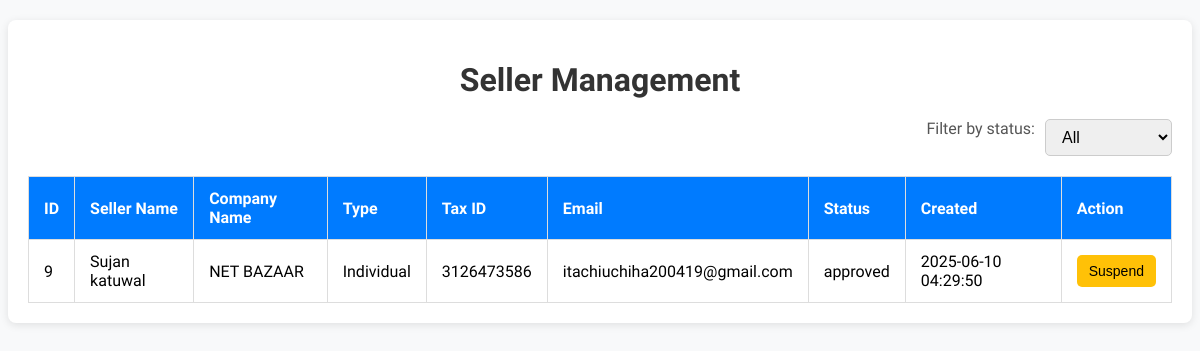
The page /admin_manage_seller.php (signed in) on the database its author committed.
### tables this page shows
CREATE TABLE `seller` (
  `seller_id` int(11) NOT NULL,
  `seller_name` varchar(100) NOT NULL,
  `company_name` varchar(150) NOT NULL,
  `company_type` enum('Individual','Private Limited','LLP','Partnership') NOT NULL,
  `tax_id` varchar(50) NOT NULL,
  `email` varchar(100) NOT NULL,
  `address` text DEFAULT NULL,
  `password` varchar(255) NOT NULL,
  `role` varchar(10) NOT NULL DEFAULT 'seller',
  `status` enum('pending','approved','suspended') DEFAULT 'pending',
  `created_at` timestamp NOT NULL DEFAULT current_timestamp(),
  `logo` varchar(255) DEFAULT NULL
);

### admin_manage_seller.php (the view, shortened to what this page needs)
<?php
require_once 'db.php';
$status_filter = isset($_GET['status']) ? $_GET['status'] : '';
$sql = "SELECT * FROM seller";
if ($status_filter && in_array($status_filter, ['pending', 'approved', 'suspended', 'rejected'])) {
    $sql .= " WHERE status = ?";
    $stmt = $conn->prepare($sql);
    $stmt->bind_param("s", $status_filter);
} else {
    $stmt = $conn->prepare($sql);
}
$stmt->execute();
$result = $stmt->get_result();
?>
<!DOCTYPE html>
<html lang="en">
<head>
    <link rel="stylesheet" href="src/manage_seller.css? v= <?php echo filemtime('src/manage_seller.css'); ?>">
</head>
<body>
    <div class="admin-container">
        <h1>Seller Management</h1>
        <form method="GET" action="admin_manage_seller.php" style="margin-bottom: 20px;">
            <label for="status">Filter by status:</label>
            <select name="status" id="status" onchange="this.form.submit()">
                <option value="">All</option>
            </select>
        </form>
        <table border="1" cellpadding="8" cellspacing="0">
            <thead>
                <tr>
                    <th>ID</th>
                    <th>Seller Name</th>
                    <th>Company Name</th>
                    <th>Type</th>
                    <th>Tax ID</th>
                    <th>Email</th>
                    <th>Status</th>
                    <th>Created</th>
                    <th>Action</th>
                </tr>
            </thead>
            <tbody>
                <?php while ($seller = $result->fetch_assoc()): ?>
                    <tr>
                        <td><?= htmlspecialchars($seller['seller_id']) ?></td>
                        <td><?= htmlspecialchars($seller['seller_name']) ?></td>
                        <td><?= htmlspecialchars($seller['company_name']) ?></td>
                        <td><?= htmlspecialchars($seller['company_type']) ?></td>
                        <td><?= htmlspecialchars($seller['tax_id']) ?></td>
                        <td><?= htmlspecialchars($seller['email']) ?></td>
                        <td><?= htmlspecialchars($seller['status']) ?></td>
                        <td><?= htmlspecialchars($seller['created_at']) ?></td>
                        <td>
                            <form method="POST" action="manage_seller.php" style="display: inline;">
                                <?php if ($seller['status'] === 'pending'): ?>
                                    <button name="action" value="approve">Approve</button>
                                    <button name="action" value="reject">Reject</button>
                                <?php elseif ($seller['status'] === 'approved'): ?>
                                    <button name="action" value="suspend">Suspend</button>
                                <?php elseif ($seller['status'] === 'suspended'): ?>
                                    <button name="action" value="reactivate">Reactivate</button>
                                <?php endif; ?>
                            </form>
                        </td>
                    </tr>
                <?php endwhile; ?>
            </tbody>
        </table>
    </div>
</body>
</html>

### src/manage_seller.css (style rules this page uses)
body { font-family: "Familjen Grotesk", sans-serif; background-color: #f8f9fa; }
.admin-container { max-width: 1200px; margin: 20px auto; padding: 20px; background: #fff; border-radius: 8px; box-shadow: 0 2px 8px rgba(0, 0, 0, 0.1); transition: all 0.3s ease; }
h1 { text-align: center; margin-bottom: 20px; color: #333; }
form { display: flex; justify-content: flex-end; margin-bottom: 20px; }
form label { margin-right: 10px; font-size: 16px; color: #555; }
form select { padding: 8px 12px; font-size: 16px; border: 1px solid #ccc; border-radius: 5px; outline: none; transition: border-color 0.3s ease; }
table { width: 100%; border-collapse: collapse; margin-top: 20px; }
table th, table td { padding: 12px 15px; text-align: left; border: 1px solid #ddd; }
table th { background-color: #007bff; color: #fff; font-weight: bold; }
button { padding: 8px 12px; font-size: 14px; color: #fff; background-color: #007bff; border: none; border-radius: 5px; cursor: pointer; transition: background-color 0.3s ease; }
button[name="action"][value="suspend"] { background-color: #ffc107; color: #000; }

### rows shown on the page
seller: seller_id "9", seller_name "Sujan katuwal", company_name "NET BAZAAR", company_type "Individual", tax "3126473586", email "itachiuchiha200419@gmail.com", status "approved", created_at "2025-06-10 04:29:50", shows "Suspend"
